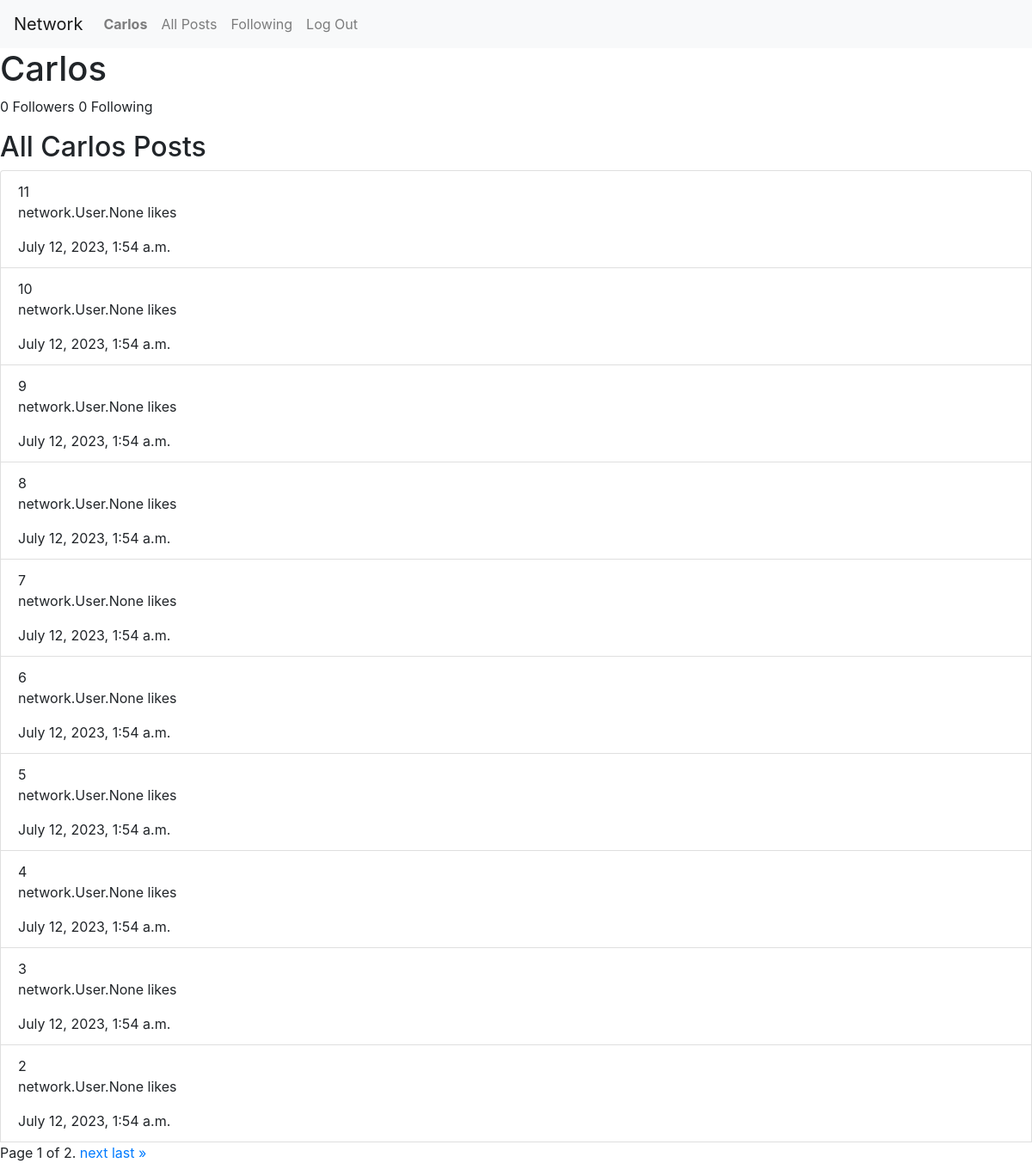
The app's page /Carlos (signed in) with its own data.
### network/models.py (models this page shows, shortened)
class User(AbstractUser):
    followers = models.ManyToManyField("self", symmetrical=False, related_name="following")

class Post(models.Model):
    content = models.CharField(max_length=5000)
    owner = models.ForeignKey(User, on_delete=models.CASCADE, related_name="user_posts")
    likes = models.ManyToManyField(User, through="Like", related_name="liked_posts")
    timestamp = models.DateTimeField(auto_now_add=True)

### network/views.py (the view, shortened to what this page needs)
# urls.py: path("<str:owner>", views.user_profile, name="userprofile"),
def user_profile(request, owner):
    current_user = request.user
    user_owner = User.objects.get(username = owner)
    current_username = current_user.username
    valid_follow = current_username != owner
    all_posts = user_owner.user_posts.all().order_by('-timestamp')
    if current_user.is_authenticated:
        current_user_follows = user_owner in current_user.following.all()
        if list(all_posts) != []:
            paginator = Paginator(all_posts, 10)
            page_number = request.GET.get('page')
            page_obj = paginator.get_page(page_number)
            return render(request, "network/userprofile.html", {
            "valid_follow":valid_follow,
            "user":current_user,
            "owner": user_owner,
            "posts":all_posts,
            "current_user_follows":current_user_follows,
            "page_obj":page_obj
                })
        else:
            return render(request, "network/index.html", {
            "message": "Currently no posts"
        })

### network/templates/network/userprofile.html (shortened to what this page needs)
{% extends "network/layout.html" %}
{% load static %}
{% block body %}
<h1> {{ owner }}</h1>
<p> {{ owner.followers.count }} Followers {{ owner.following.count }} Following </p>
<h2>All {{ owner }} Posts</h2>
<ul class="list-group">
    {% for post in page_obj %}
    <li class="list-group-item"> {{ post.content }} <p>{{ post.likes }} likes </p> {{ post.timestamp }} </li>
    {% endfor %}
    <div class="pagination">
        <span class="step-links">
            <span class="current">
                Page {{ page_obj.number }} of {{ page_obj.paginator.num_pages }}.
            </span>
            {% if page_obj.has_next %}
                <a href="?page={{ page_obj.next_page_number }}">next</a>
                <a href="?page={{ page_obj.paginator.num_pages }}">last &raquo;</a>
            {% endif %}
        </span>
    </div>
</ul>
{% endblock %}

### network/templates/network/layout.html (shortened to what this page needs)
{% load static %}
<!DOCTYPE html>
<html lang="en">
<head>
    <link rel="stylesheet" href="https://stackpath.bootstrapcdn.com/bootstrap/4.4.1/css/bootstrap.min.css"
>
    <link href="{% static 'network/styles.css' %}" rel="stylesheet">
</head>
<body>
    <nav class="navbar navbar-expand-lg navbar-light bg-light">
        <a class="navbar-brand" href="#">Network</a>
        <div>
            <ul class="navbar-nav mr-auto">
                {% if user.is_authenticated %}
                <li class="nav-item">
                    <a class="nav-link" href="#"><strong>{{ user.username }}</strong></a>
                </li>
                {% endif %}
                <li class="nav-item">
                    <a class="nav-link" href="{% url 'index' %}">All Posts</a>
                </li>
                {% if user.is_authenticated %}
                <li class="nav-item">
                    <a class="nav-link" href="{% url 'following' %}">Following</a>
                </li>
                <li class="nav-item">
                    <a class="nav-link" href="{% url 'logout' %}">Log Out</a>
                </li>
                {% endif %}
            </ul>
        </div>
    </nav>
    <div class="body">
        {% block body %}
        {% endblock %}
</body>
</html>

### records on screen
User: username "Carlos", followers.count "0", following.count "0"
Post: content "11", likes "network.User.None", timestamp "July 12, 2023, 1:54 a.m."
Post: content "10", likes "network.User.None", timestamp "July 12, 2023, 1:54 a.m."
Post: content "9", likes "network.User.None", timestamp "July 12, 2023, 1:54 a.m."
Post: content "8", likes "network.User.None", timestamp "July 12, 2023, 1:54 a.m."
Post: content "7", likes "network.User.None", timestamp "July 12, 2023, 1:54 a.m."
Post: content "6", likes "network.User.None", timestamp "July 12, 2023, 1:54 a.m."
Post: content "5", likes "network.User.None", timestamp "July 12, 2023, 1:54 a.m."
Post: content "4", likes "network.User.None", timestamp "July 12, 2023, 1:54 a.m."
Post: content "3", likes "network.User.None", timestamp "July 12, 2023, 1:54 a.m."
Post: content "2", likes "network.User.None", timestamp "July 12, 2023, 1:54 a.m."

### other values on screen
{{ page_obj.number }} "1"
{{ page_obj.paginator.num_pages }} "2"
